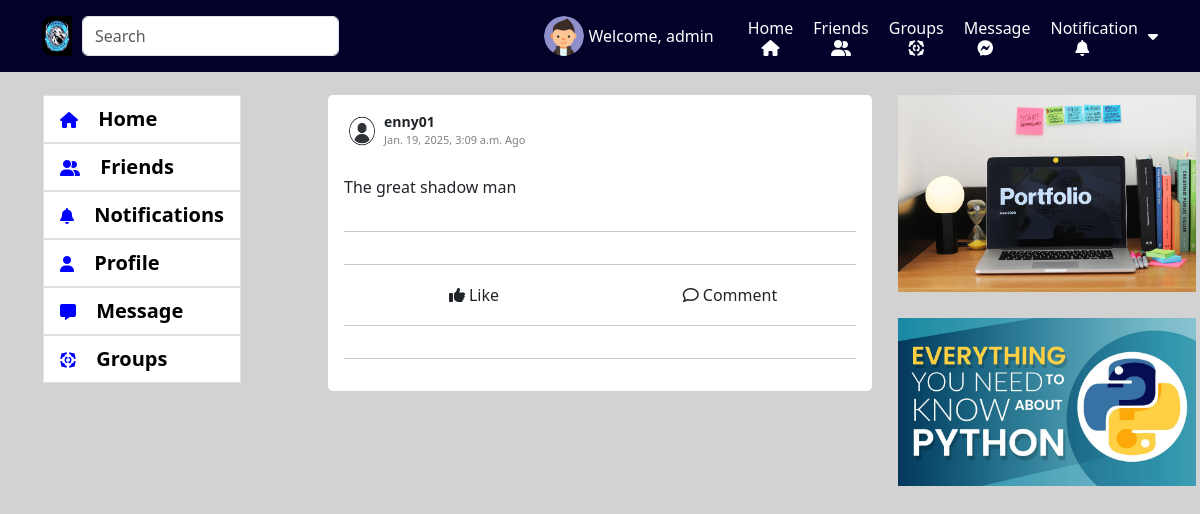
Page /post-detail/27/ (signed in) on the committed database.
### account/models.py (models this page shows, shortened)
class Accounts(AbstractBaseUser):
    email = models.EmailField(verbose_name="email", max_length=60, unique=True)
    username = models.CharField(max_length=30, unique=True)
    first_name = models.CharField(max_length=30, null=True, blank=True)
    last_name = models.CharField(max_length=30, null=True, blank=True)
    date_joined = models.DateTimeField(
        verbose_name='date joined', auto_now_add=True)
    last_login = models.DateTimeField(verbose_name='last login', auto_now=True)
    is_admin = models.BooleanField(default=False)
    is_active = models.BooleanField(default=True)
    is_staff = models.BooleanField(default=False)
    is_superuser = models.BooleanField(default=False)
    profile_image = models.ImageField(max_length=255, upload_to=get_profile_image_filepath,
                                      null=True, blank=True, default=get_default_profile_image)
    hide_email = models.BooleanField(default=True)
    uid = models.CharField(max_length=225, blank=True, null=True)
    USERNAME_FIELD = 'email'
    REQUIRED_FIELDS = ['username']
    objects = MyAccountManager()

### social_app/models.py (models this page shows, shortened)
class Post(models.Model):
    user = models.ForeignKey(
        settings.AUTH_USER_MODEL, on_delete=models.CASCADE, null=True, blank=True, related_name='author')
    user_post = models.TextField(null=True, blank=True)
    file = models.FileField(
        upload_to="post_images/", null=True, blank=True)
    date_post = models.DateTimeField(auto_now_add=True)
    date_post_update = models.DateTimeField(auto_now=True)
    user_like_post = models.ManyToManyField(
        settings.AUTH_USER_MODEL, blank=True)
    reposted_by = models.ForeignKey(
        settings.AUTH_USER_MODEL, on_delete=models.CASCADE, null=True, blank=True, related_name='reposted_by')
    repost_users = models.ManyToManyField(
        settings.AUTH_USER_MODEL, blank=True, related_name="users_repost")

### social_app/views.py (the view)
# urls.py: path('post-detail/<id>/', post_detail, name='post-detail'),
def post_detail(request, id):
    context = {}
    user = request.user
    if user.is_authenticated:
        post_id = Post.objects.get(id = id)
        comment_list = Comment.objects.filter(post_id = post_id)
        context['post_id'] = post_id
        if request.method == 'POST':
            comment_input = request.POST.get('comment_input')
            if len(comment_input > 0):
                comment = Comment.objects.create(user = user, post_id = post_id, comment = comment_input)
                context['comment_list'] = comment_list
                return redirect('post-detail', post_id)
    context['user'] = user
    return render(request, 'post-detail.html', context)

### account/views.py (called while the page is built)
def get_tokens_for_user(user):
    refresh = RefreshToken.for_user(user)
    return {
        'token': {
            'refresh': str(refresh),
            'access': str(refresh.access_token),
        },
        'msg': 'Login Successfully'
    }

### notification_app/context_processors.py (called while the page is built)
def get_user_token(request):
    user = request.user
    return {'user_access_token': get_tokens_for_user(user)['token']['access']}

### social_app/templates/post-detail.html (shortened to what this page needs)
{% extends 'base.html' %}
{% block content %}
{% load static %}
<br />
<div class="row home-container">
  <div class="col-12 col-lg-3 col-xl-3 col-md-3 left-menu-container">
    {% include 'snippets/left-menu.html' %}
  </div>
  <div class="col-12 col-md-6 position-sticky">
    <div class="card p-3">
      <div class="d-flex flex-row justify-content-between align-items-center">
        <div class="d-flex flex-row">
          <img class="pe-1 profile-pic" src="{{ post_id.user.profile_image.url }}" alt="" srcset="" />
          <div class="d-flex flex-column">
            <span style="font-size: 14px; font-weight: bold">{{ post_id.user.username }}</span>
            <span style="font-size: 11px; color: gray">{{ post_id.date_post }} Ago</span>
          </div>
        </div>
      </div>
      <br />
      <div class="w-100" id="post">
        {% if post_id.user_post %}
        <p>{{ post_id.user_post }}</p>
        {% endif %}
      </div>
      <hr />
      <hr />
      <div class="d-flex flex-row justify-content-between">
        <div class="d-flex flex-row align-items-center justify-content-center w-50 likecommentshare" id="likeidBtn"
          data-id="{{ post_id.pk }}">
          <i class="fa-solid fa-thumbs-up p-1"></i>
          <span class="likeunlike_{{ post_id.id }}" id="likeunlikeid" data-id="{{ post_id.id }}">Like</span>
        </div>
        <div class="d-flex flex-row align-items-center justify-content-center w-50 likecommentshare" id="commentidBtn"
          data-id="{{ post_id.pk }}">
          <i class="fa-regular fa-comment p-1"></i>
          <span>Comment</span>
        </div>
      </div>
      <hr />
      <hr />
    </div>
  </div>
  <div class="col-12 col-lg-3 col-xl-3 col-md-3 right-menu-container">
    {% include 'snippets/right-data.html' %}
  </div>
</div>
{% endblock %}

### templates/snippets/header.html (shortened to what this page needs)
{% load static %}
<nav class="navbar fixed-top top-navbar" id="mynav" data-token="{{ user_access_token }}">
  <div class="container d-flex flex-row justify -content-between" id="myheader">
    <div>
      <div class="d-flex">
        <a href="/">
          <img src="{% static 'img/logoimage.webp' %}" alt="" srcset=""
            style="width: 40px; height: 40px; padding-right: 10px; border-radius: 10px;">
        </a>
        <input class="form-control me-2 w-100" type="search" id="input-data" name="q" placeholder="Search"
          aria-label="Search">
      </div>
    </div>
    <div class="menu-left">
      {% if request.user.is_authenticated %}
      <a href="{% url 'profile-index' %}" class="anch">
        <img class="me-1 profile-pic" src="{{ request.user.profile_image.url }}" alt="">
      </a>
      {% else %}
      <img class="me-1 profile-pic" src="{% static 'img/profile_image.png' %}" alt="">
      {% endif %}
      <a href="{% url 'profile-index' %}" class="anch">
        <p class="me-4 mt-3 text-white">Welcome, {{ request.user.username }}</p>
      </a>
      <a href="{% url 'index' %}" class="home">
        <span class="text-white">Home</span>
        <i class="fa-solid fa-house text-white"></i>
      </a>
      <a href="{% url 'friend-index' %}" class="home">
        <span class="text-white">Friends</span>
        <i class="fa-solid fa-user-group text-white"></i>
      </a>
      <a href="{% url 'group-list' %}" class="home">
        <span class="text-white">Groups</span>
        <i class="fa-solid fa-group-arrows-rotate text-white"></i>
      </a>
      <a class="home" id="btn-chat-notifi">
        <span class="text-white">Message</span>
        <i class="fa-brands fa-facebook-messenger me-4 text-white"></i>
      </a>
      <a class="home" id="btn-notifi" onclick="setGeneralNotificationsAsRead()">
        <span class="text-white">Notification</span>
        <i class="fa-solid fa-bell me-4 text-white"></i>
      </a>
      <a href="#" id="logout">
        <i class="fa-solid fa-caret-down text-white"></i>
      </a>
    </div>
  </div>
</nav>

### static/css/style.css (style rules this page uses)
body { display: block; position: relative; }
.anch { text-decoration: none; cursor: pointer; }
.profile-pic { width: 40px; height: 40px; border-radius: 100%; }
.home { display: flex; flex-direction: column; align-items: center; padding: 5px; text-align: center; margin-left: 5px; margin-right: 5px; }
#myheader { position: relative; width: 100%; }
.top-navbar { background-color: rgb(1, 1, 41); }
.menu-left { display: flex; flex-direction: row; align-items: center; }
.menu-left a { text-decoration: none; }

### static/css/home.css (style rules this page uses)
#post p { text-align: justify; }
.likecommentshare { cursor: pointer; padding: 2px; border-radius: 5px; }

### rows in the picture
Accounts: user.profile_image (picture), user.username "admin"
Post: user.profile_image (picture), user.username "enny01", date_post "Jan. 19, 2025, 3:09 a.m.", user_post "The great shadow man"
